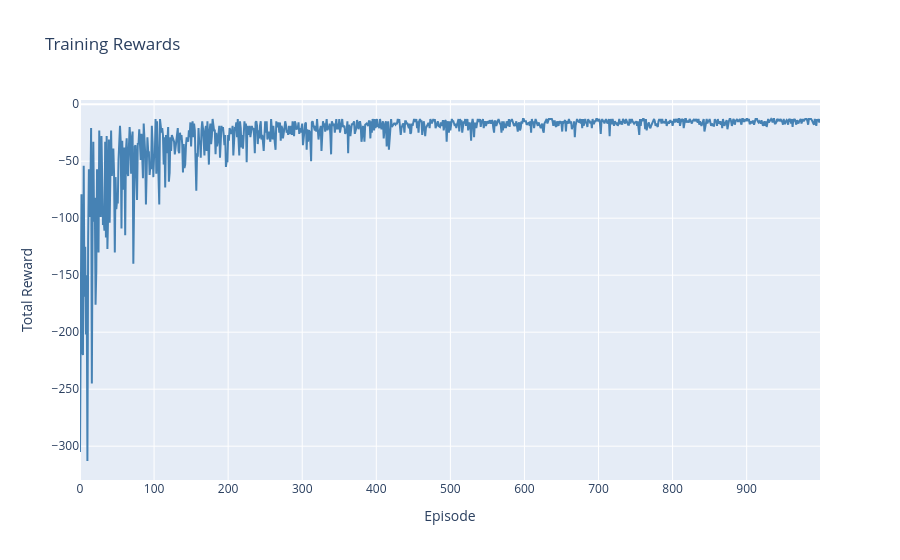

The notebook cell saved with this chart:
### Code cell
import plotly.graph_objects as go

fig = go.Figure()

fig.add_trace(go.Scatter(
  y=rewards,
  mode='lines',
  name='Raw',
  line=dict(color='steelblue')
))

fig.update_layout(
  title='Training Rewards',
  xaxis_title='Episode',
  yaxis_title='Total Reward',
)

fig.show()

### Figure 1 — Plotly figure (JSON) as saved in the notebook; plotly's stock layout.template omitted (floating-point values rounded to 4 significant figures; data arrays with more than 128 entries replaced by an {"elided": "..."} marker saying what was removed)
{"data": [{"line": {"color": "steelblue"}, "mode": "lines", "name": "Raw", "type": "scatter", "y": {"elided": "1000 int values"}}], "layout": {"title": {"text": "Training Rewards"}, "xaxis": {"title": {"text": "Episode"}}, "yaxis": {"title": {"text": "Total Reward"}}}}
